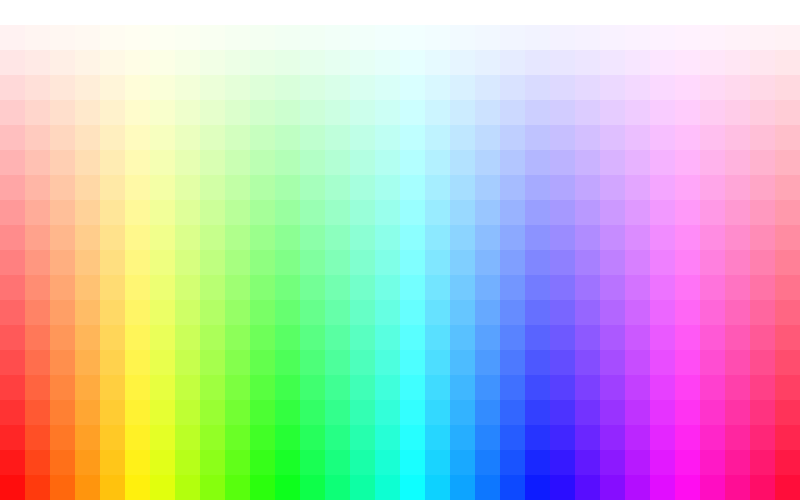
Frame 1 (no input)
Frame 60 (no input): identical to frame 1, image omitted
Frame 120 (the mouse pressed at the canvas centre since frame 60): identical to frame 1, image omitted

The p5.js sketch that drew this single still picture (run headless with seeded random() and noise() and a simulated clock; from frame 60 on, the mouse is pressed at the canvas centre):

// p5.js sketch
// ── sketch.js
function setup(){
  createCanvas(800,500);
  noStroke();
  colorMode(HSB, width, height, 100);
}

function draw(){
  let stepX = 25;
  let stepY = 25;

for(let gridY=0; gridY<height; gridY=gridY+stepY){
  for(let gridX=0; gridX<width; gridX=gridX+stepX){
    fill(gridX, gridY, 100);
    rect(gridX, gridY, 25, 25);
    }
  }
}
